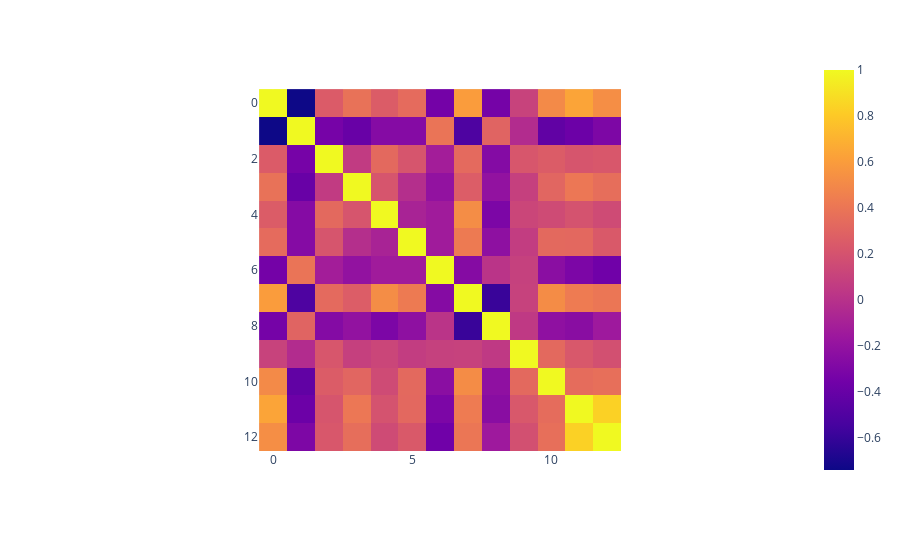

The notebook cell this image was saved under:
### Markdown cell above
And show it.

### Code cell
fig.show()

#<xml xmlns="https://developers.google.com/blockly/xml"><variables><variable id="`MlX9tv$x9^+8hq@.?!W">fig</variable></variables><block type="varDoMethod" id="Y3*:nG98oP04XKV=JbYK" x="8" y="188"><field name="VAR" id="`MlX9tv$x9^+8hq@.?!W">fig</field><field name="MEMBER">show</field><data>fig:show</data></block></xml>

### Figure 1 — Plotly figure (JSON) as saved in the notebook; plotly's stock layout.template omitted (floating-point values rounded to 4 significant figures; data arrays with more than 128 entries replaced by an {"elided": "..."} marker saying what was removed)
{"data": [{"coloraxis": "coloraxis", "hovertemplate": "x: %{x}<br>y: %{y}<br>color: %{z}<extra></extra>", "type": "heatmap", "z": {"elided": "13x13 float values"}}], "layout": {"autosize": true, "coloraxis": {"colorscale": [[0, "#0d0887"], [0.1111, "#46039f"], [0.2222, "#7201a8"], [0.3333, "#9c179e"], [0.4444, "#bd3786"], [0.5556, "#d8576b"], [0.6667, "#ed7953"], [0.7778, "#fb9f3a"], [0.8889, "#fdca26"], [1, "#f0f921"]]}, "margin": {"t": 60}, "xaxis": {"autorange": true, "constrain": "domain", "domain": [0.2488, 0.7512], "range": [-0.5, 12.5], "scaleanchor": "y"}, "yaxis": {"autorange": true, "constrain": "domain", "domain": [0, 1], "range": [12.5, -0.5]}}}
